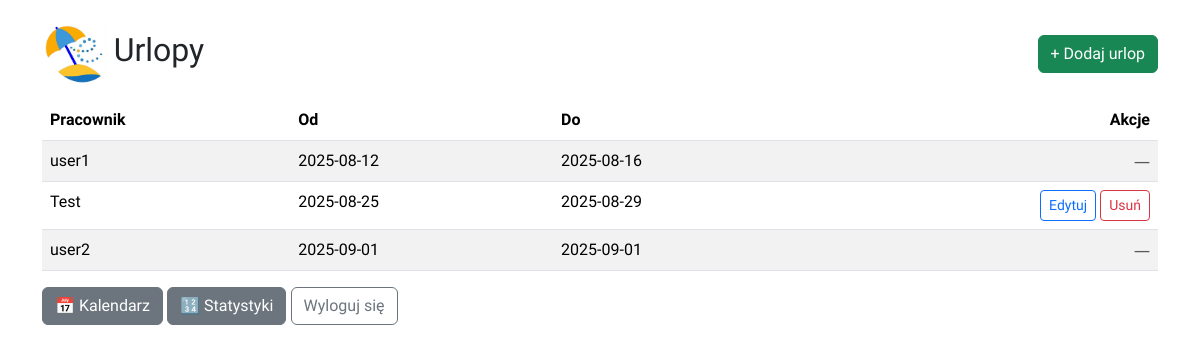
/vacations (signed in), run on the app's committed database.
### tables this page shows
CREATE TABLE urlopy (
                id INTEGER PRIMARY KEY AUTOINCREMENT,
                user_id INTEGER NOT NULL,
                start_date TEXT NOT NULL,
                end_date TEXT NOT NULL
            );

### app.py (the view)
@app.route('/vacations')
def vacations():
    if not login_required():
        return redirect(url_for('login'))
    user_id, role = get_current_user()
    today = date.today().isoformat()
    conn = get_db_connection()
    rows = conn.execute('''
        SELECT u.id, u.user_id, u.start_date, u.end_date,
               COALESCE(us.username, 'użytkownik') AS username
        FROM urlopy u
        LEFT JOIN users us ON us.id = u.user_id
        WHERE u.end_date >= ?
        ORDER BY u.start_date
    ''', (today,)).fetchall()
    conn.close()
    return render_template(
        'vacations.html',
        leaves=rows,
        current_user_id=user_id,
        is_admin=(role == 'admin')
    )

### app.py (called while the page is built)
def get_db_connection():
    conn = sqlite3.connect(DATABASE)
    conn.row_factory = sqlite3.Row
    return conn

def get_current_user():
    return session.get("user_id"), session.get("role", "employee")

def login_required():
    return "user_id" in session

### templates/vacations.html (shortened to what this page needs)
<!DOCTYPE html>
<html lang="pl">
<head>
  <link href="https://cdn.jsdelivr.net/npm/bootstrap@5.3.3/dist/css/bootstrap.min.css" rel="stylesheet">
</head>
<body class="container py-4">
  <div class="d-flex justify-content-between align-items-center mb-3">
    <div class="d-flex align-items-center">
      <img src="{{ url_for('static', filename='images/logo2.jpg') }}" alt="Logo" height="60" class="me-2">
      <h2 style="font-family: 'Mulish', sans-serif;">Urlopy</h2>
    </div>
    <a href="{{ url_for('add_leave') }}" class="btn btn-success" style="font-family: 'Mulish', sans-serif;">+ Dodaj urlop</a>
  </div>
  {% if leaves %}
  <table class="table table-striped table-hover">
    <thead>
      <tr>
        <th style="font-family: 'Mulish', sans-serif;">Pracownik</th>
        <th style="font-family: 'Mulish', sans-serif;">Od</th>
        <th style="font-family: 'Mulish', sans-serif;">Do</th>
        <th class="text-end" style="font-family: 'Mulish', sans-serif;">Akcje</th>
      </tr>
    </thead>
    <tbody>
      {% for leave in leaves %}
      <tr>
        <td style="font-family: 'Mulish', sans-serif;">{{ leave['username'] }}</td>
        <td style="font-family: 'Mulish', sans-serif;">{{ leave['start_date'] }}</td>
        <td style="font-family: 'Mulish', sans-serif;">{{ leave['end_date'] }}</td>
        <td class="text-end">
          {% if is_admin or leave['user_id'] == current_user_id %}
            <a class="btn btn-sm btn-outline-primary" href="{{ url_for('edit_leave', leave_id=leave['id']) }}" style="font-family: 'Mulish', sans-serif;">Edytuj</a>
            <a class="btn btn-sm btn-outline-danger" href="{{ url_for('delete_leave', leave_id=leave['id']) }}" style="font-family: 'Mulish', sans-serif;">Usuń</a>
          {% else %}
            <span class="text-muted">—</span>
          {% endif %}
        </td>
      </tr>
      {% endfor %}
    </tbody>
  </table>
  {% else %}
    <div class="alert alert-info" style="font-family: 'Mulish', sans-serif;">Brak wpisów urlopowych.</div>
  {% endif %}
  <a href="/calendar" class="btn btn-secondary" style="font-family: 'Mulish', sans-serif;">📅 Kalendarz</a>
  <a href="{{ url_for('stats') }}" class="btn btn-secondary" style="font-family: 'Mulish', sans-serif;">🔢 Statystyki</a>
  <a href="{{ url_for('logout') }}" class="btn btn-outline-secondary" style="font-family: 'Mulish', sans-serif;">Wyloguj się</a>
</body>
</html>

### data on the page
urlopy: username "user1", start_date "2025-08-12", end_date "2025-08-16"
urlopy: username "Test", start_date "2025-08-25", end_date "2025-08-29"
urlopy: username "user2", start_date "2025-09-01", end_date "2025-09-01"
